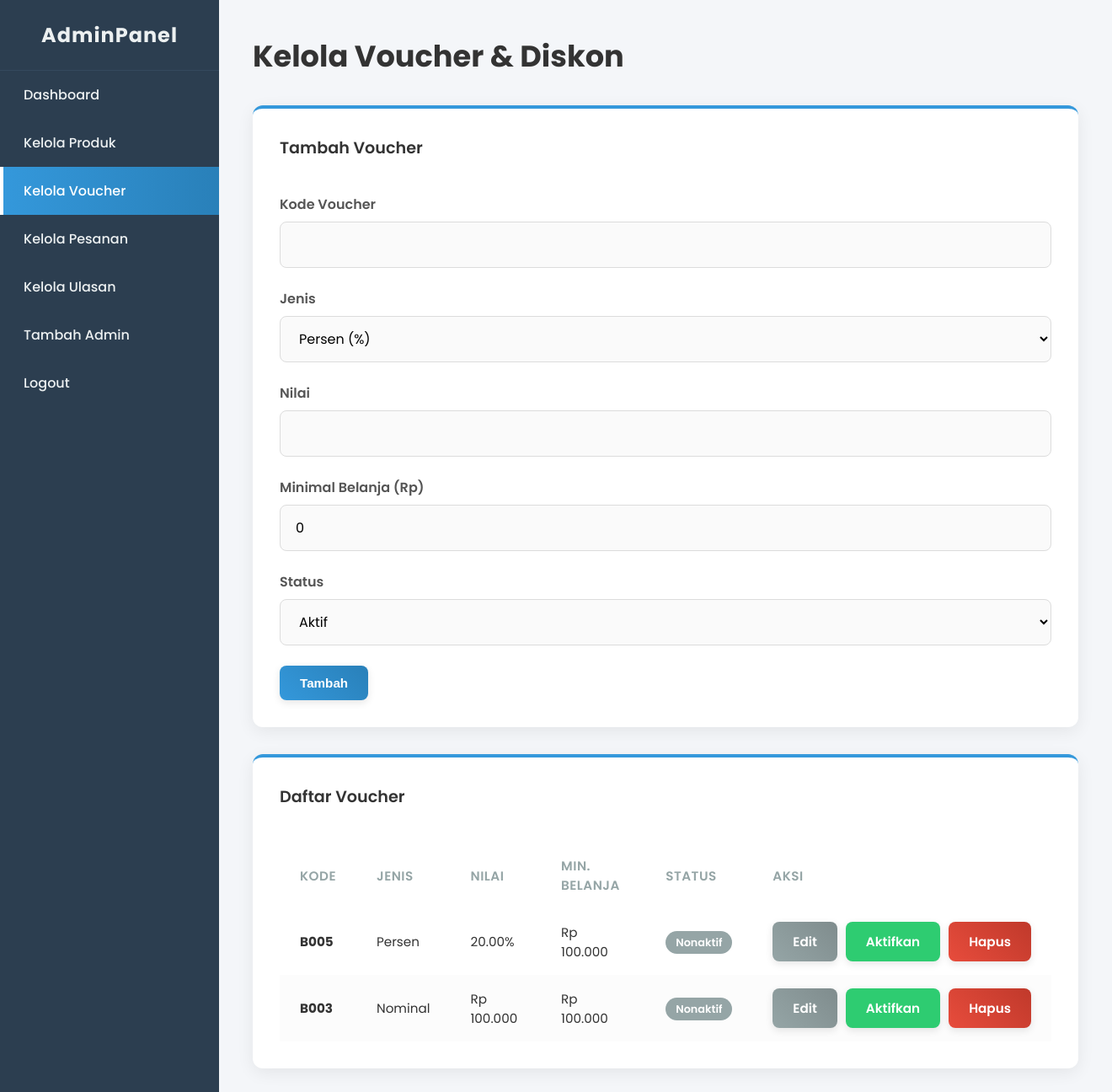
The page /voucher.php (signed in) on the database its author committed.
### tables this page shows
CREATE TABLE `voucher` (
  `id_voucher` int(11) NOT NULL,
  `kode_voucher` varchar(50) NOT NULL,
  `jenis` enum('persen','nominal') NOT NULL,
  `nilai` decimal(10,2) NOT NULL,
  `minimal_belanja` decimal(10,2) DEFAULT 0.00,
  `kuota` int(11) DEFAULT NULL,
  `berlaku_hingga` date DEFAULT NULL,
  `status` enum('aktif','nonaktif') NOT NULL DEFAULT 'aktif'
);

### fungsi.php (called while the page is built, shortened)
<?php
function format_rupiah($angka) {
    return "Rp " . number_format($angka, 0, ',', '.');
}
?>

### voucher.php (the view, shortened to what this page needs)
<?php
require_once '../includes/koneksi.php';
require_once '../includes/fungsi.php';
$voucher_edit = null;
?>
<!DOCTYPE html>
<html lang="id">
<head>
    <link rel="stylesheet" href="../assets/css/style-admin.css">
</head>
<body>
<div class="admin-wrapper">
    <aside class="sidebar">
        <div class="sidebar-header"><h2 class="logo">AdminPanel</h2></div>
        <nav class="sidebar-nav">
            <ul>
                <li><a href="index.php">Dashboard</a></li>
                <li><a href="produk.php">Kelola Produk</a></li>
                <li class="active"><a href="voucher.php">Kelola Voucher</a></li>
                <li><a href="pesanan.php">Kelola Pesanan</a></li>
                   <li ><a href="ulasan.php">Kelola Ulasan</a></li>
                <li><a href="tambah_admin.php">Tambah Admin</a></li>
                <li><a href="../logout.php?from=admin">Logout</a></li>
            </ul>
        </nav>
    </aside>
    <main class="main-content">
        <header class="content-header"><h1>Kelola Voucher & Diskon</h1></header>
        <div class="content-body">
            <div class="card">
                <h3><?php echo $voucher_edit ? 'Edit' : 'Tambah'; ?> Voucher</h3>
                <form action="voucher.php" method="POST">
                    <div class="form-grup"><label>Kode Voucher</label><input type="text" name="kode_voucher" value="<?php echo $voucher_edit['kode_voucher'] ?? ''; ?>" required></div>
                    <div class="form-grup"><label>Jenis</label><select name="jenis" required><option value="persen" <?php if(isset($voucher_edit) && $voucher_edit['jenis']=='persen') echo 'selected'; ?>>Persen (%)</option></select></div>
                    <div class="form-grup"><label>Nilai</label><input type="number" name="nilai" step="0.01" value="<?php echo $voucher_edit['nilai'] ?? ''; ?>" required></div>
                    <div class="form-grup"><label>Minimal Belanja (Rp)</label><input type="number" name="minimal_belanja" step="0.01" value="<?php echo $voucher_edit['minimal_belanja'] ?? '0'; ?>"></div>
                    <div class="form-grup"><label>Status</label><select name="status" required><option value="aktif" <?php if(isset($voucher_edit) && $voucher_edit['status']=='aktif') echo 'selected'; ?>>Aktif</option></select></div>
                    <button type="submit" class="btn btn-primary"><?php echo $voucher_edit ? 'Update' : 'Tambah'; ?></button>
                </form>
            </div>
            <div class="card">
                <h3>Daftar Voucher</h3>
                <table class="content-table">
                    <thead><tr><th>Kode</th><th>Jenis</th><th>Nilai</th><th>Min. Belanja</th><th>Status</th><th>Aksi</th></tr></thead>
                    <tbody>
                        <?php
                        $vouchers = mysqli_query($koneksi, "SELECT * FROM voucher ORDER BY id_voucher DESC");
                        while($v = mysqli_fetch_assoc($vouchers)):
                        ?>
                        <tr>
                            <td><strong><?php echo $v['kode_voucher']; ?></strong></td>
                            <td><?php echo ucfirst($v['jenis']); ?></td>
                            <td><?php echo ($v['jenis'] == 'persen') ? $v['nilai'].'%' : format_rupiah($v['nilai']); ?></td>
                            <td><?php echo format_rupiah($v['minimal_belanja']); ?></td>
                            <td><span class="status status-<?php echo $v['status']=='aktif' ? 'selesai' : 'pending'; ?>"><?php echo ucfirst($v['status']); ?></span></td>
                            <td>
                                <div class="btn-container">
                                    <a href="voucher.php?action=edit&id=<?php echo $v['id_voucher']; ?>" class="btn btn-secondary">Edit</a>
                                    <?php if ($v['status'] == 'aktif'): ?>
                                        <a href="voucher.php?action=toggle&id=<?php echo $v['id_voucher']; ?>&status=aktif" class="btn btn-warning">Nonaktifkan</a>
                                    <?php else: ?>
                                        <a href="voucher.php?action=toggle&id=<?php echo $v['id_voucher']; ?>&status=nonaktif" class="btn btn-success">Aktifkan</a>
                                    <?php endif; ?>
                                    <a href="voucher.php?action=delete&id=<?php echo $v['id_voucher']; ?>" class="btn btn-danger" onclick="return confirm('Yakin?')">Hapus</a>
                                </div>
                            </td>
                        </tr>
                        <?php endwhile; ?>
                    </tbody>
                </table>
            </div>
        </div>
    </main>
</div>
</body>
</html>

### style-admin.css (style rules this page uses)
:root { --bg-dark: #2c3e50; --bg-dark-secondary: #34495e; --text-light: #ecf0f1; --accent-color: #3498db; --accent-color-darker: #2980b9; --bg-light: #f4f6f9; --card-bg: #ffffff; --text-dark: #333; --border-color: #e_a_e_c_f_1; --shadow: 0 5px 20px rgba(0, 0, 0, 0.07); --success-color: #2ecc71; --warning-color: #f39c12; --pending-color: #95a5a6; --danger-color: #e74c3c; }
* { margin: 0; padding: 0; box-sizing: border-box; }
body { font-family: 'Poppins', sans-serif; background-color: var(--bg-light); color: var(--text-dark); font-size: 16px; }
a { text-decoration: none; color: inherit; }
ul { list-style: none; }
.admin-wrapper { display: flex; min-height: 100vh; }
.sidebar { width: 260px; background-color: var(--bg-dark); color: var(--text-light); position: fixed; height: 100%; }
.sidebar-header { padding: 1.5rem; text-align: center; border-bottom: 1px solid var(--bg-dark-secondary); }
.sidebar-header .logo { font-size: 1.5rem; font-weight: 700; letter-spacing: 1px; }
.sidebar-nav ul li a { display: flex; align-items: center; padding: 1rem 1.5rem; transition: all 0.2s ease-in-out; font-weight: 500; border-left: 4px solid transparent; }
.sidebar-nav ul li.active a { background: linear-gradient(90deg, var(--accent-color), var(--accent-color-darker)); color: var(--card-bg); border-left-color: var(--card-bg); }
.main-content { margin-left: 260px; flex-grow: 1; padding: 2.5rem; }
.content-header { margin-bottom: 2rem; }
.content-header h1 { font-size: 2.2rem; font-weight: 700; }
.card { background-color: var(--card-bg); border-radius: 12px; padding: 2rem; margin-bottom: 2rem; box-shadow: var(--shadow); border-top: 4px solid var(--accent-color); }
.card h3 { margin-bottom: 1.5rem; font-weight: 600; font-size: 1.2rem; border-bottom: 1px solid var(--border-color); padding-bottom: 1rem; }
.content-table { width: 100%; border-collapse: collapse; font-size: 0.95rem; }
.content-table thead th { background-color: transparent; color: #95a5a6; font-weight: 600; text-align: left; padding: 1rem 1.5rem; text-transform: uppercase; letter-spacing: 0.5px; border-bottom: 2px solid var(--border-color); }
.content-table tbody td { padding: 1rem 1.5rem; border-bottom: 1px solid var(--border-color); vertical-align: middle; }
.content-table tbody tr:nth-child(even) { background-color: #fcfcfc; }
.status { padding: 5px 12px; border-radius: 20px; font-weight: 600; font-size: 0.8rem; color: #fff; text-transform: capitalize; }
.status-pending { background-color: var(--pending-color); }
.form-grup { margin-bottom: 1.5rem; }
.form-grup label { display: block; margin-bottom: 8px; font-weight: 600; color: #555; }
.form-grup input, .form-grup textarea, .form-grup select { width: 100%; padding: 14px 18px; border: 1px solid #dcdcdc; border-radius: 8px; box-sizing: border-box; font-size: 1rem; font-family: 'Poppins', sans-serif; transition: all 0.2s ease-in-out; background-color: #fafafa; }
.btn-container { display: flex; gap: 10px; }
.btn { padding: 12px 24px; border: none; border-radius: 8px; cursor: pointer; font-weight: 600; font-size: 0.95rem; transition: all 0.2s ease; display: inline-block; text-align: center; box-shadow: 0 3px 10px rgba(0,0,0,0.1); }
.btn-primary { background: linear-gradient(45deg, var(--accent-color), var(--accent-color-darker)); color: white; }
.btn-secondary { background: linear-gradient(45deg, #95a5a6, #7f8c8d); color: white; }
.btn-danger { background: linear-gradient(45deg, #e74c3c, #c0392b); color: white; }

### voucher.php (style rules this page uses)
.btn-success { background-color: #2ecc71; color: white; }

### rows shown on the page
voucher: kode_voucher "B005", jenis "Persen", nilai "20.00", minimal_belanja "Rp 100.000", status "Nonaktif"
voucher: kode_voucher "B003", jenis "Nominal", nilai "Rp 100.000", minimal_belanja "Rp 100.000", status "Nonaktif"
